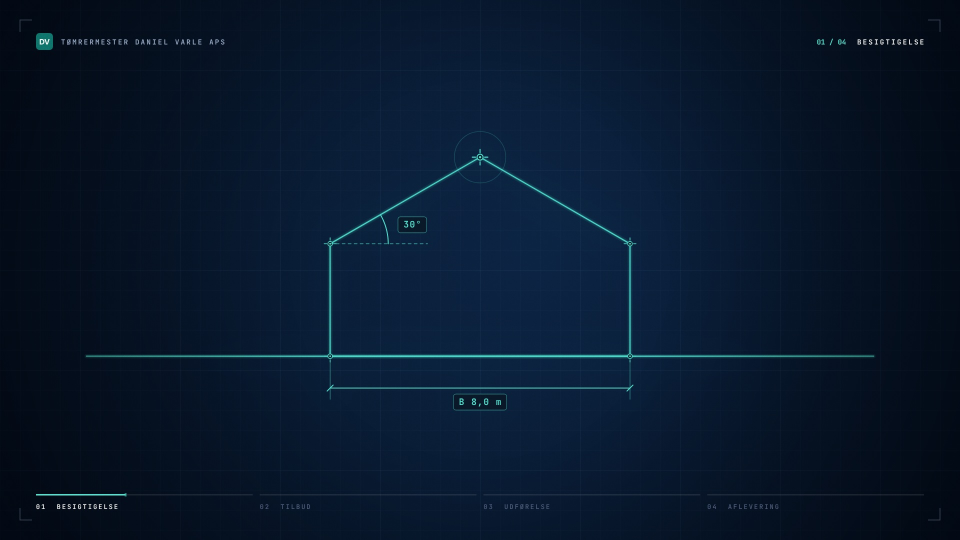
#> input picture varle-showreel/styleframes/styleframe_01_blueprint.jpg, 1920 x 1080 px, given in place of f0085.png, which was not available (shown at 1/2 size)
$ python styleframes.py ../styleframes ../styleframes/styleframe_02_measure.jpg
#> lines starting #> are read from the running program, lines starting #| are printed output that depends on the picture; pictures that were not available may be replaced by others from this repository, and a replacement may not be noted
# usage: python3 styleframes.py framesdir outdir   -> styleframes grid + poster
import sys, os
from PIL import Image
src, out = sys.argv[1], sys.argv[2]
os.makedirs(out, exist_ok=True)
picks = [(1.42, 'blueprint'), (2.95, 'measure'), (4.12, 'tilbud'), (6.1, 'tegl'), (10.6, 'headline'), (14.6, 'endcard')]
w, h, g = 960, 540, 12
grid = Image.new('RGB', (2 * w + g, 3 * h + 2 * g), (6, 18, 35))
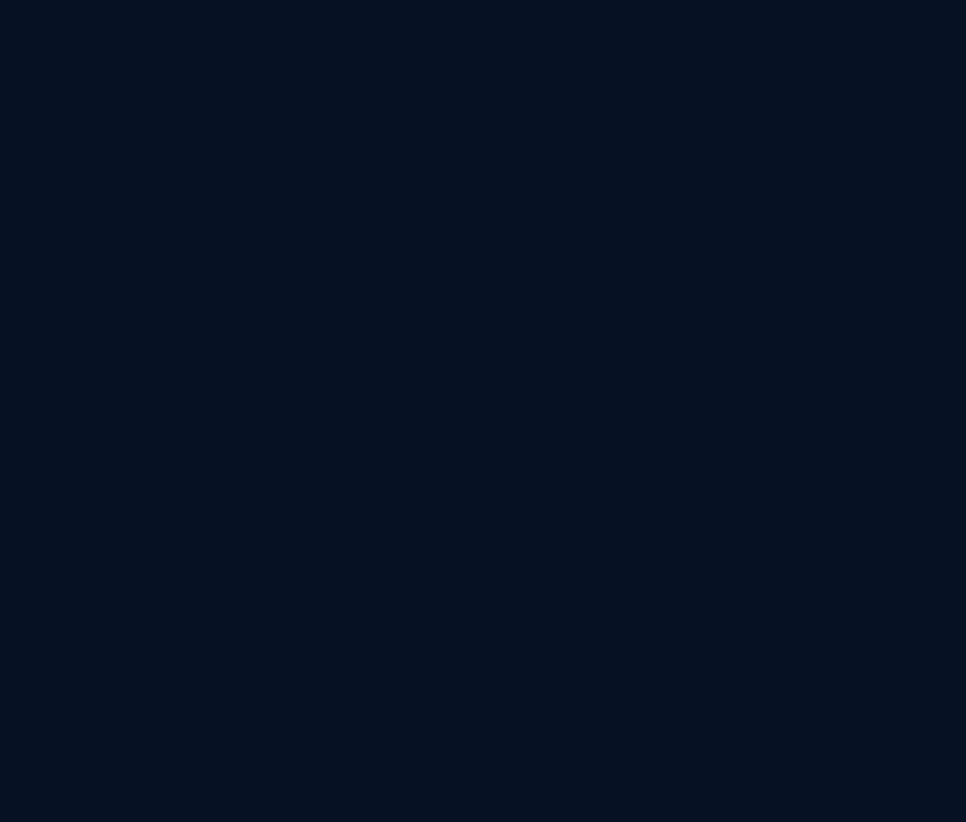
#> grid: PIL image 1932x1644 RGB (shown at 1/2 size); mean R, G, B 6, 18, 35
for i, (t, name) in enumerate(picks):
    im = Image.open(os.path.join(src, f'f{round(t * 60):04d}.png')).convert('RGB')
#> im is the input picture: PIL image 1920x1080 RGB; mean R, G, B 7.8, 23.8, 44.1
    im.save(os.path.join(out, f'styleframe_{i + 1:02d}_{name}.jpg'), quality=94)
    grid.paste(im.resize((w, h), Image.LANCZOS), ((i % 2) * (w + g), (i // 2) * (h + g)))
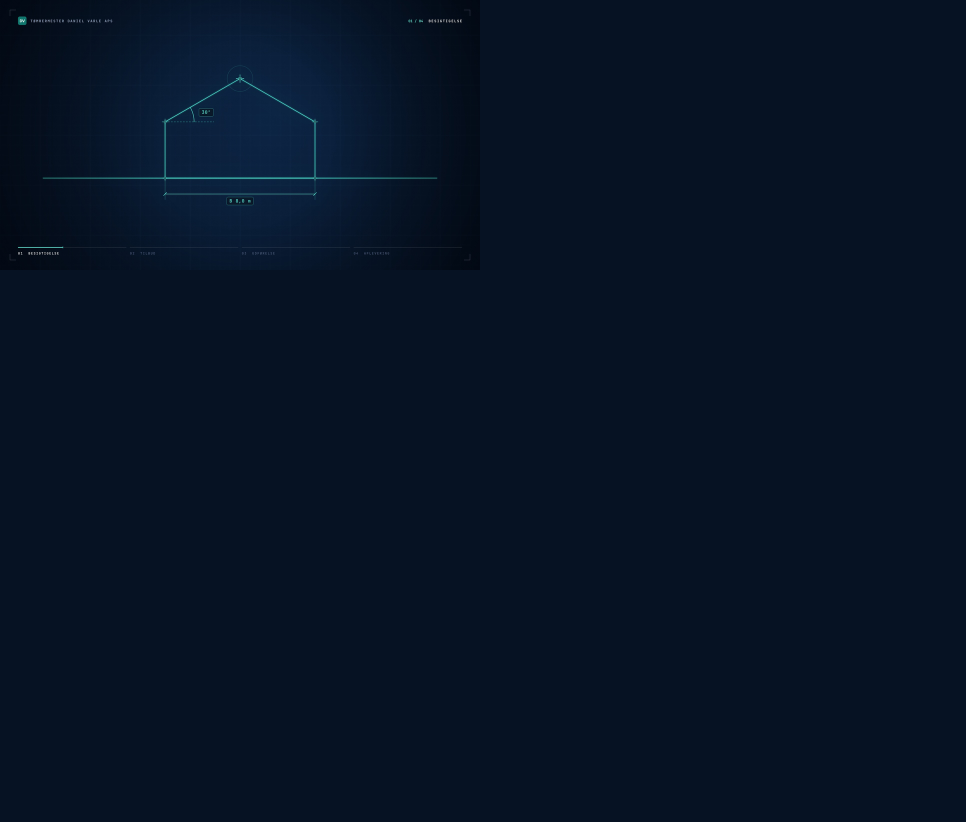
#> grid: PIL image 1932x1644 RGB (shown at 1/2 size); mean R, G, B 6.3, 18.9, 36.5
#> pass 2 of the loop `for i, (t, name) in enumerate(picks):`:
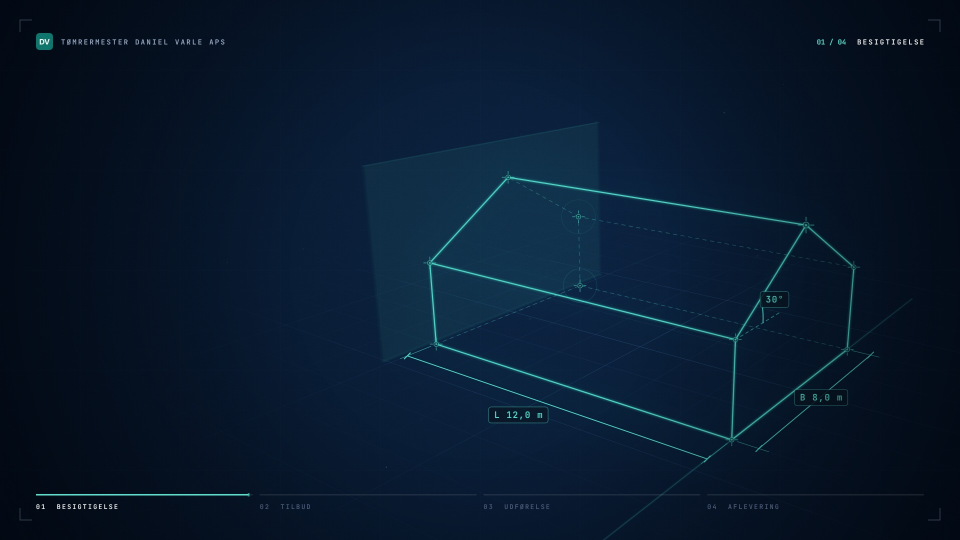
#> input picture varle-showreel/styleframes/styleframe_02_measure.jpg, 1920 x 1080 px, given in place of f0177.png, which was not available (shown at 1/2 size)
#> im is the input picture: PIL image 1920x1080 RGB; mean R, G, B 8.1, 25.1, 44.9
#> `grid.paste(im.resize((w, h), Image.LANCZOS), ((i % 2) * (w + g), (i //..`:
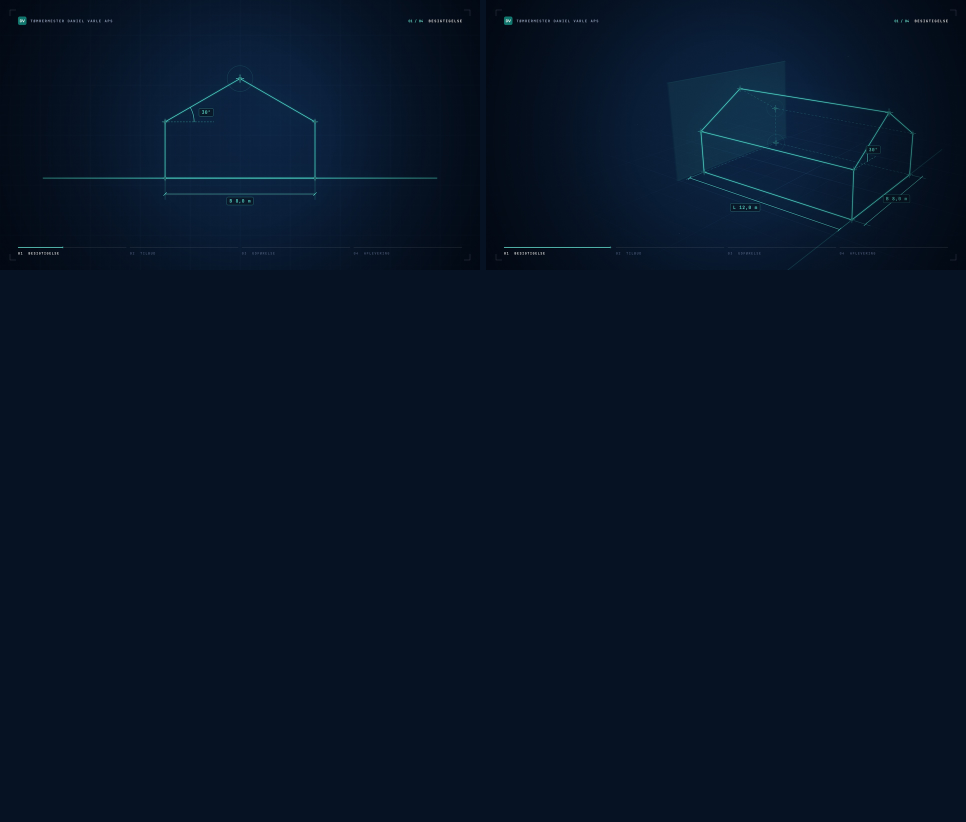
#> grid: PIL image 1932x1644 RGB (shown at 1/2 size); mean R, G, B 6.6, 20.1, 38.1
#> (the run stopped early here; a loop or call above may not have finished)
